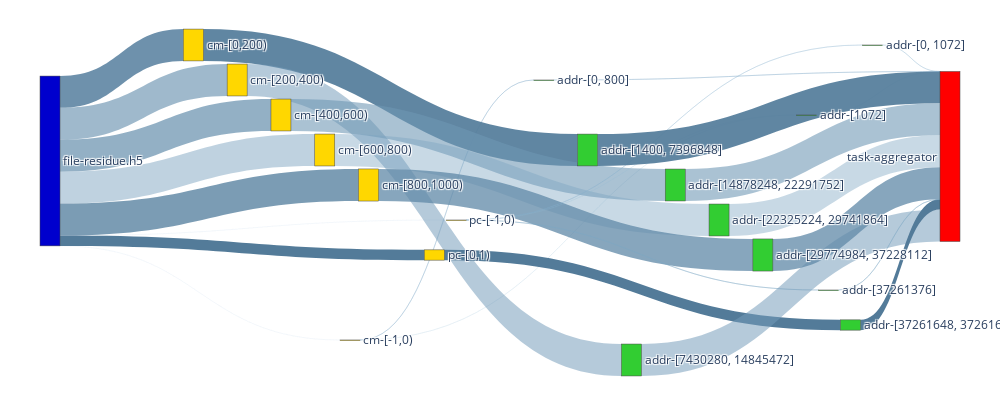

Here is the notebook cell this chart was saved with:
### Code cell
agg_r_nodes, agg_r_nodes_dict = get_nodes_for_sankey(G_AGG_R, rm_tags=['agg_r'])

print(nx.get_node_attributes(G_AGG_R,'pos'))
# print(node_ref2)

agg_r_links = get_links_for_sankey(G_AGG_R, agg_r_nodes_dict)
fig = go.Figure(go.Sankey(
            node = agg_r_nodes,
            link = agg_r_links, orientation='h'))

fig.update_layout(
    autosize=False,
    width=1000,
    height=400,
    margin=dict(
        l=40,
        r=40,
        b=40,
        t=10,
        pad=2
    ),
)
fig.show()
fig.write_html(f"{IMAGE_PATH}/sankey-grouped-agg_r-vol-vfd-.html")

### Figure 1 — Plotly figure (JSON) as saved in the notebook; plotly's stock layout.template omitted (floating-point values rounded to 4 significant figures)
{"data": [{"link": {"color": ["rgba(146.07843137254903, 186.07843137254903, 216.07843137254903, 0.058823529411764705)", "rgba(91.1764705882353, 131.1764705882353, 161.1764705882353, 0.8823529411764706)", "rgba(106.86274509803923, 146.86274509803923, 176.86274509803923, 0.6470588235294118)", "rgba(102.94117647058823, 142.94117647058823, 172.94117647058823, 0.7058823529411765)", "rgba(118.62745098039215, 158.62745098039215, 188.62745098039215, 0.47058823529411764)", "rgba(95.09803921568627, 135.09803921568627, 165.09803921568627, 0.8235294117647058)", "rgba(146.07843137254903, 186.07843137254903, 216.07843137254903, 0.058823529411764705)", "rgba(83.33333333333333, 123.33333333333333, 153.33333333333331, 1.0)", "rgba(130.39215686274508, 170.39215686274508, 200.39215686274508, 0.29411764705882354)", "rgba(142.15686274509804, 182.15686274509804, 212.15686274509804, 0.11764705882352941)", "rgba(87.25490196078431, 127.25490196078431, 157.2549019607843, 0.9411764705882353)", "rgba(114.70588235294117, 154.70588235294116, 184.70588235294116, 0.5294117647058824)", "rgba(110.7843137254902, 150.7843137254902, 180.7843137254902, 0.5882352941176471)", "rgba(122.54901960784314, 162.54901960784315, 192.54901960784315, 0.4117647058823529)", "rgba(99.01960784313727, 139.01960784313727, 169.01960784313727, 0.7647058823529411)", "rgba(134.31372549019608, 174.31372549019608, 204.31372549019608, 0.23529411764705882)", "rgba(142.15686274509804, 182.15686274509804, 212.15686274509804, 0.11764705882352941)", "rgba(126.47058823529412, 166.47058823529412, 196.47058823529412, 0.35294117647058826)", "rgba(83.33333333333333, 123.33333333333333, 153.33333333333331, 1.0)", "rgba(130.39215686274508, 170.39215686274508, 200.39215686274508, 0.29411764705882354)", "rgba(138.23529411764707, 178.23529411764707, 208.23529411764707, 0.17647058823529413)", "rgba(87.25490196078431, 127.25490196078431, 157.2549019607843, 0.9411764705882353)", "rgba(114.70588235294117, 154.70588235294116, 184.70588235294116, 0.5294117647058824)", "rgba(110.7843137254902, 150.7843137254902, 180.7843137254902, 0.5882352941176471)", "rgba(122.54901960784314, 162.54901960784315, 192.54901960784315, 0.4117647058823529)", "rgba(99.01960784313727, 139.01960784313727, 169.01960784313727, 0.7647058823529411)", "rgba(134.31372549019608, 174.31372549019608, 204.31372549019608, 0.23529411764705882)", "rgba(83.33333333333333, 123.33333333333333, 153.33333333333331, 1.0)", "rgba(126.47058823529412, 166.47058823529412, 196.47058823529412, 0.35294117647058826)"], "label": ["Access Volume : 0 <br />Access Count : 3 <br />Average Access Size : 0 <br />Operation : read<br />Bandwidth : 0", "Access Volume : 7.42 MB <br />Access Count : 200 <br />Average Access Size : 37.11 KB <br />Operation : read<br />Bandwidth : 11.12 MB/s", "Access Volume : 7.44 MB <br />Access Count : 200 <br />Average Access Size : 37.21 KB <br />Operation : read<br />Bandwidth : 10.68 MB/s", "Access Volume : 7.44 MB <br />Access Count : 200 <br />Average Access Size : 37.2 KB <br />Operation : read<br />Bandwidth : 10.69 MB/s", "Access Volume : 7.44 MB <br />Access Count : 200 <br />Average Access Size : 37.21 KB <br />Operation : read<br />Bandwidth : 10.43 MB/s", "Access Volume : 7.48 MB <br />Access Count : 201 <br />Average Access Size : 37.21 KB <br />Operation : read<br />Bandwidth : 10.78 MB/s", "Access Volume : 0 <br />Access Count : 3 <br />Average Access Size : 0 <br />Operation : read<br />Bandwidth : 0", "Access Volume : 2.4 MB <br />Access Count : 1 <br />Average Access Size : 2.4 MB <br />Operation : read<br />Bandwidth : 1.56 GB/s", "Access Volume : 2.18 KB <br />Access Count : 8 <br />Average Access Size : 273 B <br />Operation : read<br />Bandwidth : 46.58 KB/s", "Access Volume : 328 B <br />Access Count : 1 <br />Average Access Size : 328 B <br />Operation : read<br />Bandwidth : 93.56 B/s", "Access Volume : 7.43 MB <br />Access Count : 399 <br />Average Access Size : 18.62 KB <br />Operation : read<br />Bandwidth : 11.19 MB/s", "Access Volume : 7.45 MB <br />Access Count : 400 <br />Average Access Size : 18.62 KB <br />Operation : read<br />Bandwidth : 10.67 MB/s", "Access Volume : 7.45 MB <br />Access Count : 400 <br />Average Access Size : 18.62 KB <br />Operation : read<br />Bandwidth : 10.68 MB/s", "Access Volume : 7.45 MB <br />Access Count : 400 <br />Average Access Size : 18.62 KB <br />Operation : read<br />Bandwidth : 10.41 MB/s", "Access Volume : 7.49 MB <br />Access Count : 402 <br />Average Access Size : 18.62 KB <br />Operation : read<br />Bandwidth : 10.76 MB/s", "Access Volume : 1.57 KB <br />Access Count : 4 <br />Average Access Size : 392 B <br />Operation : read<br />Bandwidth : 32.85 KB/s", "Access Volume : 328 B <br />Access Count : 1 <br />Average Access Size : 328 B <br />Operation : read<br />Bandwidth : 93.56 B/s", "Access Volume : 512 B <br />Access Count : 1 <br />Average Access Size : 512 B <br />Operation : read<br />Bandwidth : 332.9 KB/s", "Access Volume : 2.4 MB <br />Access Count : 1 <br />Average Access Size : 2.4 MB <br />Operation : read<br />Bandwidth : 1.56 GB/s", "Access Volume : 2.18 KB <br />Access Count : 8 <br />Average Access Size : 273 B <br />Operation : read<br />Bandwidth : 46.58 KB/s", "Access Volume : 656 B <br />Access Count : 2 <br />Average Access Size : 328 B <br />Operation : read<br />Bandwidth : 187.13 B/s", "Access Volume : 7.43 MB <br />Access Count : 399 <br />Average Access Size : 18.62 KB <br />Operation : read<br />Bandwidth : 11.19 MB/s", "Access Volume : 7.45 MB <br />Access Count : 400 <br />Average Access Size : 18.62 KB <br />Operation : read<br />Bandwidth : 10.67 MB/s", "Access Volume : 7.45 MB <br />Access Count : 400 <br />Average Access Size : 18.62 KB <br />Operation : read<br />Bandwidth : 10.68 MB/s", "Access Volume : 7.45 MB <br />Access Count : 400 <br />Average Access Size : 18.62 KB <br />Operation : read<br />Bandwidth : 10.41 MB/s", "Access Volume : 7.49 MB <br />Access Count : 402 <br />Average Access Size : 18.62 KB <br />Operation : read<br />Bandwidth : 10.76 MB/s", "Access Volume : 1.57 KB <br />Access Count : 4 <br />Average Access Size : 392 B <br />Operation : read<br />Bandwidth : 32.85 KB/s", "Access Volume : 2.4 MB <br />Access Count : 1 <br />Average Access Size : 2.4 MB <br />Operation : read<br />Bandwidth : 1.56 GB/s", "Access Volume : 512 B <br />Access Count : 1 <br />Average Access Size : 512 B <br />Operation : read<br />Bandwidth : 332.9 KB/s"], "source": [0, 0, 0, 0, 0, 0, 0, 0, 1, 1, 2, 3, 4, 5, 6, 7, 7, 7, 8, 9, 10, 11, 12, 13, 14, 15, 16, 17, 18], "target": [1, 2, 3, 4, 5, 6, 7, 8, 9, 10, 11, 12, 13, 14, 15, 16, 10, 18, 17, 19, 19, 19, 19, 19, 19, 19, 19, 19, 19], "value": [1, 7422108, 7441148, 7440164, 7442936, 7479508, 1, 2400000, 2184, 328, 7428880, 7447968, 7446976, 7449760, 7486392, 1568, 328, 512, 2400000, 2184, 656, 7428880, 7447968, 7446976, 7449760, 7486392, 1568, 2400000, 512]}, "node": {"color": ["MediumBlue", "Gold", "Gold", "Gold", "Gold", "Gold", "Gold", "Gold", "Gold", "LimeGreen", "LimeGreen", "LimeGreen", "LimeGreen", "LimeGreen", "LimeGreen", "LimeGreen", "LimeGreen", "LimeGreen", "LimeGreen", "Red"], "label": ["file-residue.h5", "cm-[-1,0)", "cm-[0,200)", "cm-[200,400)", "cm-[400,600)", "cm-[600,800)", "cm-[800,1000)", "pc-[-1,0)", "pc-[0,1)", "addr-[0, 800]", "addr-[1072]", "addr-[1400, 7396848]", "addr-[7430280, 14845472]", "addr-[14878248, 22291752]", "addr-[22325224, 29741864]", "addr-[29774984, 37228112]", "addr-[0, 1072]", "addr-[37261648, 37261648]", "addr-[37261376]", "task-aggregator"], "x": [0, 0.381, 0.1667, 0.2143, 0.2619, 0.3095, 0.3571, 0.4524, 0.4286, 0.5476, 0.8333, 0.5952, 0.6429, 0.6905, 0.7381, 0.7857, 0.9048, 0.881, 0.8571, 1], "y": [0, 0, 0.1, 0.2, 0.3, 0.4, 0.5, 0.6, 0.7, 0.2, 0.3, 0.4, 1, 0.5, 0.6, 0.7, 0.1, 0.9, 0.8, 0]}, "orientation": "h", "type": "sankey"}], "layout": {"autosize": false, "height": 400, "margin": {"b": 40, "l": 40, "pad": 2, "r": 40, "t": 10}, "width": 1000}}
